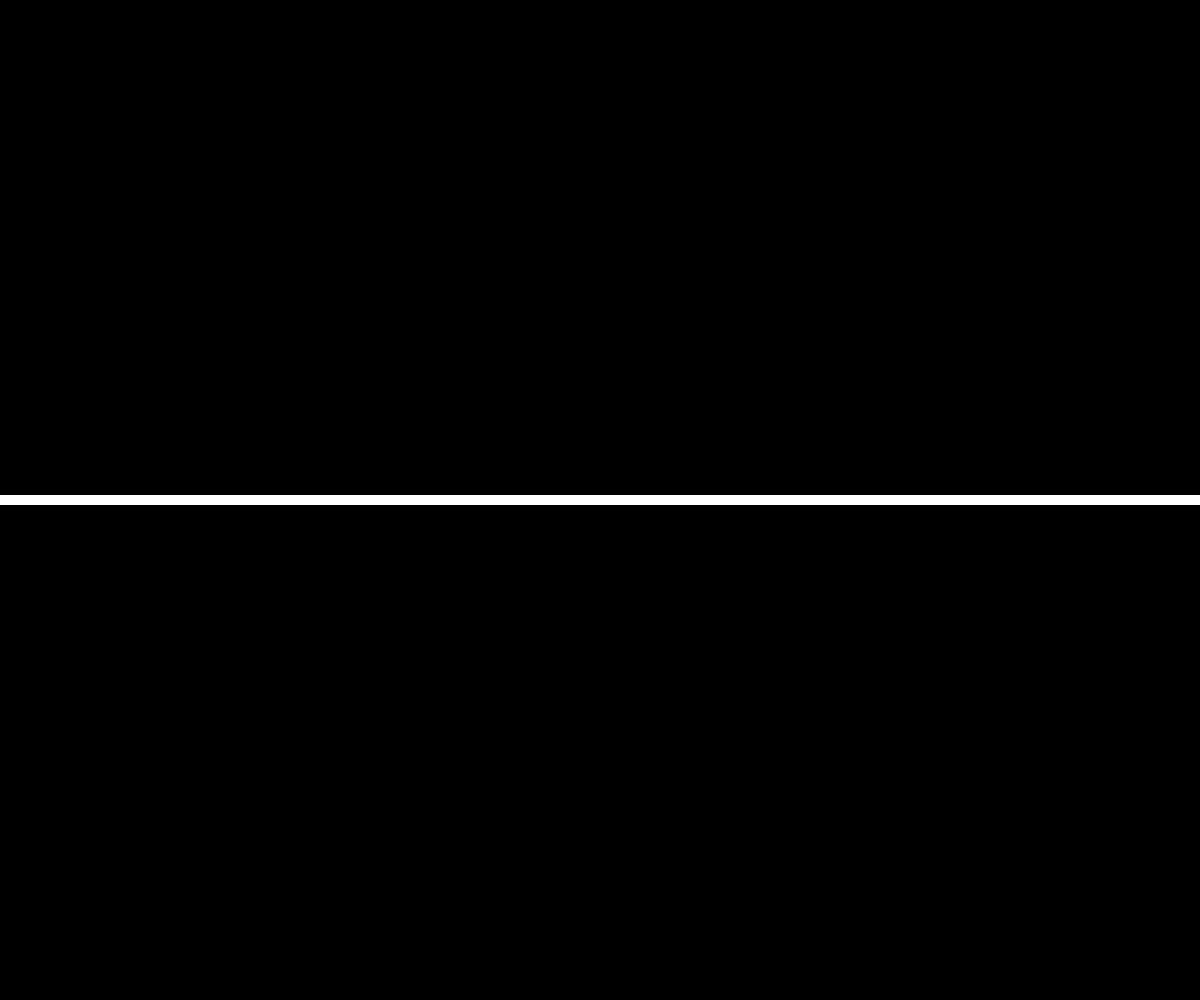
Frame 1 (no input)
Frame 60 (no input): identical to frame 1, image omitted
Frame 120 (the mouse pressed at the canvas centre since frame 60): identical to frame 1, image omitted

The p5.js sketch that drew this single still picture (run headless with seeded random() and noise() and a simulated clock; from frame 60 on, the mouse is pressed at the canvas centre):

// p5.js sketch
// ── sketch.js
let x1, x2, y;
let a = 0;
let aspeed = 0;
let go = false;

function setup() {
  createCanvas(windowWidth, windowHeight);
  x1 = 0;
  x2 = width;
  y = height / 2;
  noCursor();
  stroke(255);
  strokeWeight(10);
}

function draw() {
  background(0);
  translate(x1, y);
  rotate(a);
  //aspeed = -pow(1.001, frameCount * 0.000000005) * 0.00001;
  if (go) a += aspeed;
  line(0, 0, x2 * 4, 0);

}

function keyPressed() {
  switch (keyCode) {
    case RETURN || ENTER:
      go = !go;
      break;
    case RIGHT_ARROW:
      aspeed += 0.00001;
      break;
    case LEFT_ARROW:
      aspeed -= 0.000001;
      break;
    case UP_ARROW:
      aspeed -= 0.0001;
      break;
    case DOWN_ARROW:
      aspeed += 0.00001;
      break;
  }
  console.log(nfs(aspeed, 0, 2));
}
